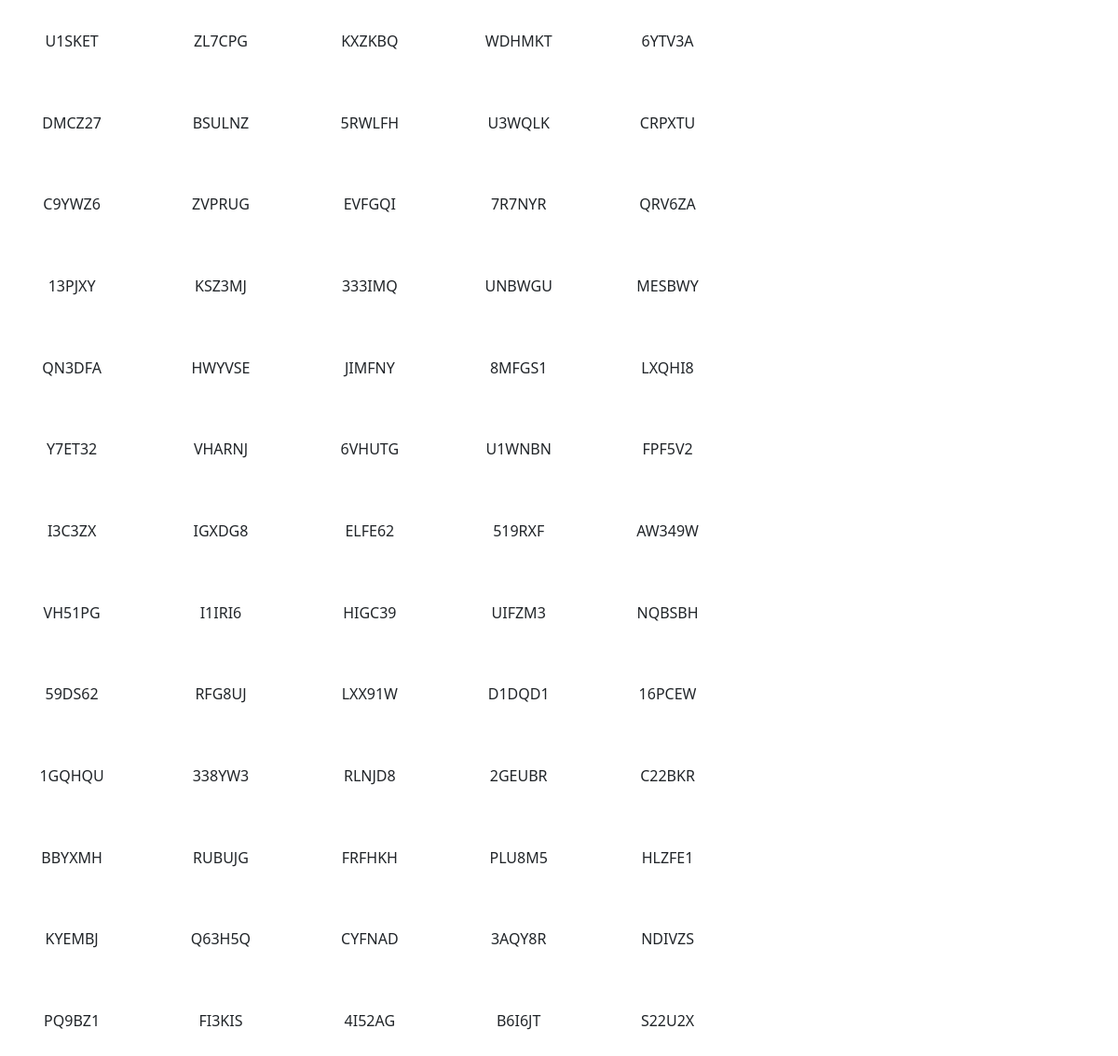
The page /stickers/ (signed in) on the database as committed earlier.
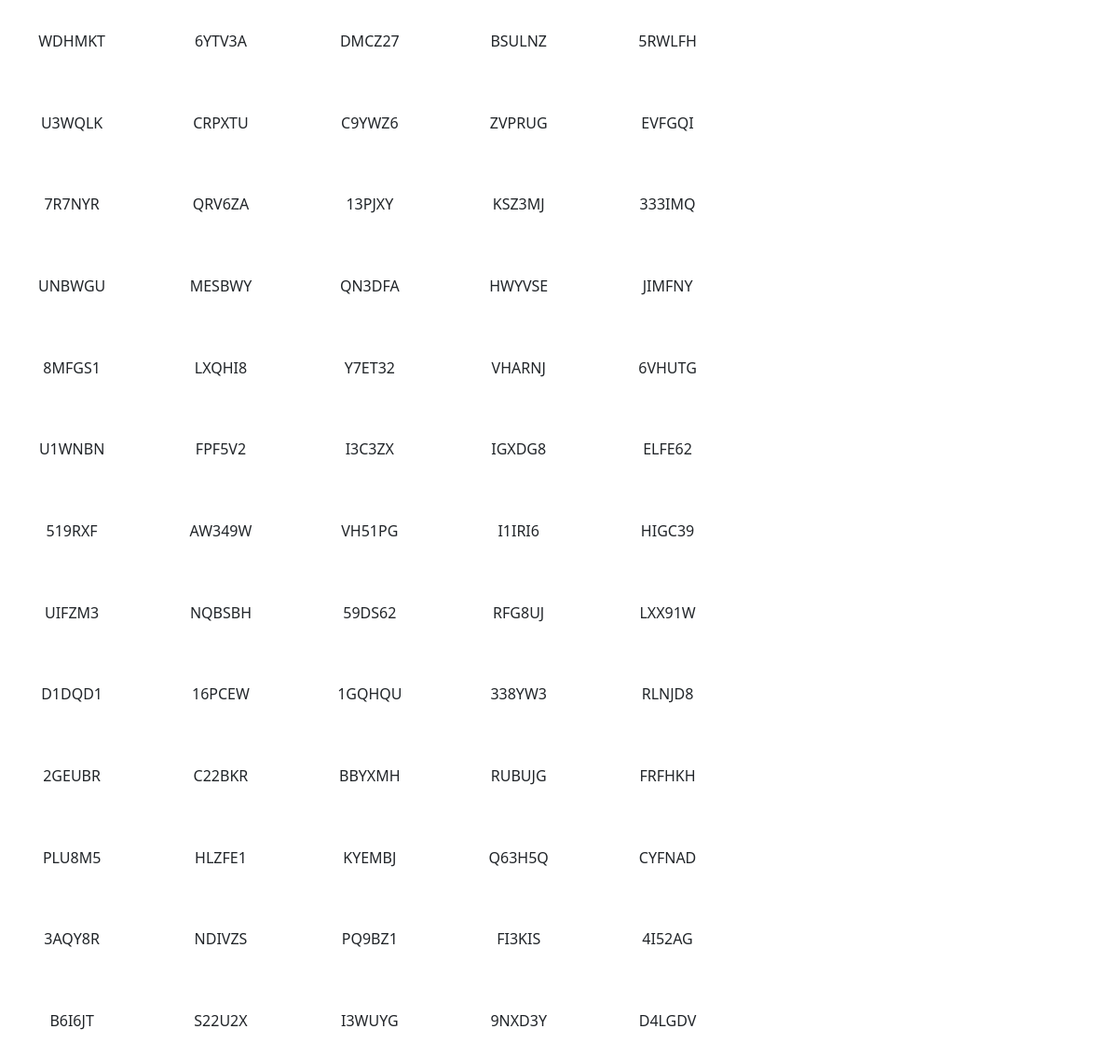
The same page on the database as committed later.
### listings/models.py (models this page shows, shortened)
class UniqueReference(models.Model):
    repairstore = models.ForeignKey(RepairStore, on_delete=models.CASCADE)
    value = models.CharField(max_length=6, unique=True)
    is_used = models.BooleanField(default=False)

### listings/views.py (the view)
# urls.py: path('stickers/', stickers, name='stickers'),
@login_required
@require_http_methods(['GET'])
def stickers(request):
    try:
        repairstore = RepairStore.objects.get(user=request.user)
        stickers = UniqueReference.objects.filter(repairstore=repairstore, is_used=False)
        template = 'stickers.html'
        context = {
            'stickers': stickers,
        }
        return render(request, template, context)
    except RepairStore.DoesNotExist:
        return render(request, 'error_page.html', {'error_message': 'User has no associated RepairStore'})

### listings/templates/stickers.html (shortened to what this page needs)
{% load l10n %}
<!DOCTYPE html>
<html lang="en">
<head>
    <link href="https://cdn.jsdelivr.net/npm/bootstrap@5.2.3/dist/css/bootstrap.min.css" rel="stylesheet">
    <link rel="stylesheet" href="https://cdnjs.cloudflare.com/ajax/libs/paper-css/0.3.0/paper.css">
</head>
<body class="A4">
    <section class="sheet m-0">
        <div class="container-fluid p-0 m-0">
            <div class="row p-0 m-0">
                <div class="col-12 p-0 m-0">
                    <div class="sticker-container">
                        {% for sticker in stickers %}
                            <div class="sticker">
                                <span class="text-center my-auto">{{ sticker.value }}</span>
                            </div>
                        {% endfor %}
                    </div>
                </div>
            </div>
        </div>
    </section>
</body>
</html>

Rows that differ between the two databases and show on the page:
no longer on this page (row edited): UniqueReference: value "U1SKET"
no longer on this page (row edited): UniqueReference: value "ZL7CPG"
no longer on this page (row edited): UniqueReference: value "KXZKBQ"
added UniqueReference: value "I3WUYG"
added UniqueReference: value "9NXD3Y"
added UniqueReference: value "D4LGDV"
